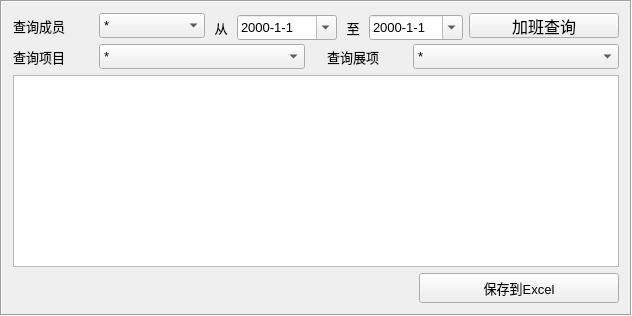
          <widget class="QFrame" name="frame_12">
           <property name="frameShape">
            <enum>QFrame::Box</enum>
           </property>
           <property name="frameShadow">
            <enum>QFrame::Sunken</enum>
           </property>
           <layout class="QVBoxLayout" name="verticalLayout_25">
            <property name="spacing">
             <number>6</number>
            </property>
            <item>
             <layout class="QVBoxLayout" name="verticalLayout_26">
              <item>
               <layout class="QHBoxLayout" name="horizontalLayout_55">
                <item>
                 <layout class="QHBoxLayout" name="horizontalLayout_56">
                  <item>
                   <widget class="QLabel" name="label_61">
                    <property name="sizePolicy">
                     <sizepolicy hsizetype="Fixed" vsizetype="Preferred">
                      <horstretch>0</horstretch>
                      <verstretch>0</verstretch>
                     </sizepolicy>
                    </property>
                    <property name="minimumSize">
                     <size>
                      <width>80</width>
                      <height>25</height>
                     </size>
                    </property>
                    <property name="font">
                     <font>
                      <pointsize>10</pointsize>
                     </font>
                    </property>
                    <property name="text">
                     <string>查询成员</string>
                    </property>
                   </widget>
                  </item>
                  <item>
                   <widget class="QComboBox" name="query_member">
                    <property name="sizePolicy">
                     <sizepolicy hsizetype="Expanding" vsizetype="Fixed">
                      <horstretch>0</horstretch>
                      <verstretch>0</verstretch>
                     </sizepolicy>
                    </property>
                    <property name="minimumSize">
                     <size>
                      <width>0</width>
                      <height>25</height>
                     </size>
                    </property>
                    <property name="maximumSize">
                     <size>
                      <width>16777215</width>
                      <height>25</height>
                     </size>
                    </property>
                    <property name="font">
                     <font>
                      <pointsize>10</pointsize>
                     </font>
                    </property>
                    <item>
                     <property name="text">
                      <string>*</string>
                     </property>
                    </item>
                   </widget>
                  </item>
                 </layout>
                </item>
                <item>
                 <layout class="QHBoxLayout" name="horizontalLayout_7">
                  <item>
                   <layout class="QHBoxLayout" name="horizontalLayout_4">
                    <item>
                     <widget class="QLabel" name="label_62">
                      <property name="sizePolicy">
                       <sizepolicy hsizetype="Fixed" vsizetype="Fixed">
                        <horstretch>0</horstretch>
                        <verstretch>0</verstretch>
                       </sizepolicy>
                      </property>
                      <property name="minimumSize">
                       <size>
                        <width>20</width>
                        <height>25</height>
                       </size>
                      </property>
                      <property name="maximumSize">
                       <size>
                        <width>20</width>
                        <height>20</height>
                       </size>
                      </property>
                      <property name="font">
                       <font>
                        <pointsize>10</pointsize>
                        <kerning>true</kerning>
                       </font>
                      </property>
                      <property name="text">
                       <string>从</string>
                      </property>
                      <property name="alignment">
                       <set>Qt::AlignCenter</set>
                      </property>
                     </widget>
                    </item>
                    <item>
                     <widget class="QDateEdit" name="query_fromdate">
                      <property name="minimumSize">
                       <size>
                        <width>100</width>
                        <height>25</height>
                       </size>
                      </property>
                      <property name="maximumSize">
                       <size>
                        <width>100</width>
                        <height>20</height>
                       </size>
                      </property>
                      <property name="font">
                       <font>
                        <pointsize>10</pointsize>
                       </font>
                      </property>
                      <property name="alignment">
                       <set>Qt::AlignLeading|Qt::AlignLeft|Qt::AlignVCenter</set>
                      </property>
                      <property name="currentSection">
                       <enum>QDateTimeEdit::YearSection</enum>
                      </property>
                      <property name="displayFormat">
                       <string>yyyy-M-d</string>
                      </property>
                      <property name="calendarPopup">
                       <bool>true</bool>
                      </property>
                     </widget>
                    </item>
                   </layout>
                  </item>
                  <item>
                   <layout class="QHBoxLayout" name="horizontalLayout_5">
                    <item>
                     <widget class="QLabel" name="label_63">
                      <property name="sizePolicy">
                       <sizepolicy hsizetype="Fixed" vsizetype="Preferred">
                        <horstretch>0</horstretch>
                        <verstretch>0</verstretch>
                       </sizepolicy>
                      </property>
                      <property name="minimumSize">
                       <size>
                        <width>20</width>
                        <height>25</height>
                       </size>
                      </property>
                      <property name="maximumSize">
                       <size>
                        <width>20</width>
                        <height>20</height>
                       </size>
                      </property>
                      <property name="font">
                       <font>
                        <pointsize>10</pointsize>
                        <kerning>true</kerning>
                       </font>
                      </property>
                      <property name="midLineWidth">
                       <number>0</number>
                      </property>
                      <property name="text">
                       <string>至</string>
                      </property>
                      <property name="alignment">
                       <set>Qt::AlignCenter</set>
                      </property>
                     </widget>
                    </item>
                    <item>
                     <widget class="QDateEdit" name="query_todate">
                      <property name="minimumSize">
                       <size>
                        <width>0</width>
                        <height>25</height>
                       </size>
                      </property>
                      <property name="maximumSize">
                       <size>
                        <width>100</width>
                        <height>20</height>
                       </size>
                      </property>
                      <property name="font">
                       <font>
                        <pointsize>10</pointsize>
                       </font>
                      </property>
                      <property name="alignment">
                       <set>Qt::AlignLeading|Qt::AlignLeft|Qt::AlignVCenter</set>
                      </property>
                      <property name="currentSection">
                       <enum>QDateTimeEdit::YearSection</enum>
                      </property>
                      <property name="displayFormat">
                       <string>yyyy-M-d</string>
                      </property>
                      <property name="calendarPopup">
                       <bool>true</bool>
                      </property>
                     </widget>
                    </item>
                    <item>
                     <widget class="QPushButton" name="query">
                      <property name="minimumSize">
                       <size>
                        <width>150</width>
                        <height>25</height>
                       </size>
                      </property>
                      <property name="maximumSize">
                       <size>
                        <width>16777215</width>
                        <height>25</height>
                       </size>
                      </property>
                      <property name="font">
                       <font>
                        <pointsize>12</pointsize>
                        <weight>50</weight>
                        <bold>false</bold>
                       </font>
                      </property>
                      <property name="text">
                       <string>加班查询</string>
                      </property>
                     </widget>
                    </item>
                   </layout>
                  </item>
                 </layout>
                </item>
               </layout>
              </item>
              <item>
               <layout class="QHBoxLayout" name="horizontalLayout_58">
                <item>
                 <layout class="QHBoxLayout" name="horizontalLayout_59">
                  <item>
                   <widget class="QLabel" name="label_65">
                    <property name="sizePolicy">
                     <sizepolicy hsizetype="Fixed" vsizetype="Preferred">
                      <horstretch>0</horstretch>
                      <verstretch>0</verstretch>
                     </sizepolicy>
                    </property>
                    <property name="minimumSize">
                     <size>
                      <width>80</width>
                      <height>25</height>
                     </size>
                    </property>
                    <property name="maximumSize">
                     <size>
                      <width>80</width>
                      <height>16777215</height>
                     </size>
                    </property>
                    <property name="font">
                     <font>
                      <pointsize>10</pointsize>
                     </font>
                    </property>
                    <property name="text">
                     <string>查询项目</string>
                    </property>
                   </widget>
                  </item>
                  <item>
                   <widget class="QComboBox" name="query_project">
                    <property name="sizePolicy">
                     <sizepolicy hsizetype="Expanding" vsizetype="Fixed">
                      <horstretch>0</horstretch>
                      <verstretch>0</verstretch>
                     </sizepolicy>
                    </property>
                    <property name="minimumSize">
                     <size>
                      <width>0</width>
                      <height>20</height>
                     </size>
                    </property>
                    <property name="maximumSize">
                     <size>
                      <width>16777215</width>
                      <height>25</height>
                     </size>
                    </property>
                    <property name="font">
                     <font>
                      <pointsize>10</pointsize>
                     </font>
                    </property>
                    <property name="layoutDirection">
                     <enum>Qt::LeftToRight</enum>
                    </property>
                    <item>
                     <property name="text">
                      <string>*</string>
                     </property>
                    </item>
                   </widget>
                  </item>
                 </layout>
                </item>
                <item>
                 <widget class="QLabel" name="label_66">
                  <property name="minimumSize">
                   <size>
                    <width>10</width>
                    <height>0</height>
                   </size>
                  </property>
                  <property name="maximumSize">
                   <size>
                    <width>10</width>
                    <height>16777215</height>
                   </size>
                  </property>
                  <property name="text">
                   <string/>
                  </property>
                 </widget>
                </item>
                <item>
                 <layout class="QHBoxLayout" name="horizontalLayout_60">
                  <item>
                   <widget class="QLabel" name="label_67">
                    <property name="sizePolicy">
                     <sizepolicy hsizetype="Fixed" vsizetype="Preferred">
                      <horstretch>0</horstretch>
                      <verstretch>0</verstretch>
                     </sizepolicy>
                    </property>
                    <property name="minimumSize">
                     <size>
                      <width>80</width>
                      <height>25</height>
                     </size>
                    </property>
                    <property name="maximumSize">
                     <size>
                      <width>80</width>
                      <height>16777215</height>
                     </size>
                    </property>
                    <property name="font">
                     <font>
                      <pointsize>10</pointsize>
                     </font>
                    </property>
                    <property name="text">
                     <string>查询展项</string>
                    </property>
                   </widget>
                  </item>
                  <item>
                   <widget class="QComboBox" name="query_subproject">
                    <property name="sizePolicy">
                     <sizepolicy hsizetype="Expanding" vsizetype="Fixed">
                      <horstretch>0</horstretch>
                      <verstretch>0</verstretch>
                     </sizepolicy>
                    </property>
                    <property name="minimumSize">
                     <size>
                      <width>0</width>
                      <height>25</height>
                     </size>
                    </property>
                    <property name="maximumSize">
                     <size>
                      <width>16777215</width>
                      <height>25</height>
                     </size>
                    </property>
                    <property name="font">
                     <font>
                      <pointsize>10</pointsize>
                     </font>
                    </property>
                    <property name="layoutDirection">
                     <enum>Qt::LeftToRight</enum>
                    </property>
                    <item>
                     <property name="text">
                      <string>*</string>
                     </property>
                    </item>
                   </widget>
                  </item>
                 </layout>
                </item>
               </layout>
              </item>
             </layout>
            </item>
            <item>
             <widget class="QTableWidget" name="query_overtime_table">
              <property name="sizePolicy">
               <sizepolicy hsizetype="Preferred" vsizetype="Expanding">
                <horstretch>0</horstretch>
                <verstretch>0</verstretch>
               </sizepolicy>
              </property>
              <property name="selectionMode">
               <enum>QAbstractItemView::SingleSelection</enum>
              </property>
              <property name="textElideMode">
               <enum>Qt::ElideMiddle</enum>
              </property>
              <property name="sortingEnabled">
               <bool>true</bool>
              </property>
              <attribute name="horizontalHeaderStretchLastSection">
               <bool>true</bool>
              </attribute>
             </widget>
            </item>
            <item>
             <layout class="QHBoxLayout" name="horizontalLayout_61">
              <item>
               <widget class="QLabel" name="label_68">
                <property name="sizePolicy">
                 <sizepolicy hsizetype="Expanding" vsizetype="Preferred">
                  <horstretch>0</horstretch>
                  <verstretch>0</verstretch>
                 </sizepolicy>
                </property>
                <property name="minimumSize">
                 <size>
                  <width>400</width>
                  <height>0</height>
                 </size>
                </property>
                <property name="text">
                 <string/>
                </property>
               </widget>
              </item>
              <item>
               <widget class="QPushButton" name="save_excel">
                <property name="sizePolicy">
                 <sizepolicy hsizetype="Preferred" vsizetype="Fixed">
                  <horstretch>0</horstretch>
                  <verstretch>0</verstretch>
                 </sizepolicy>
                </property>
                <property name="minimumSize">
                 <size>
                  <width>200</width>
                  <height>30</height>
                 </size>
                </property>
                <property name="font">
                 <font>
                  <pointsize>10</pointsize>
                 </font>
                </property>
                <property name="text">
                 <string>保存到Excel</string>
                </property>
               </widget>
              </item>
             </layout>
            </item>
           </layout>
          </widget>
